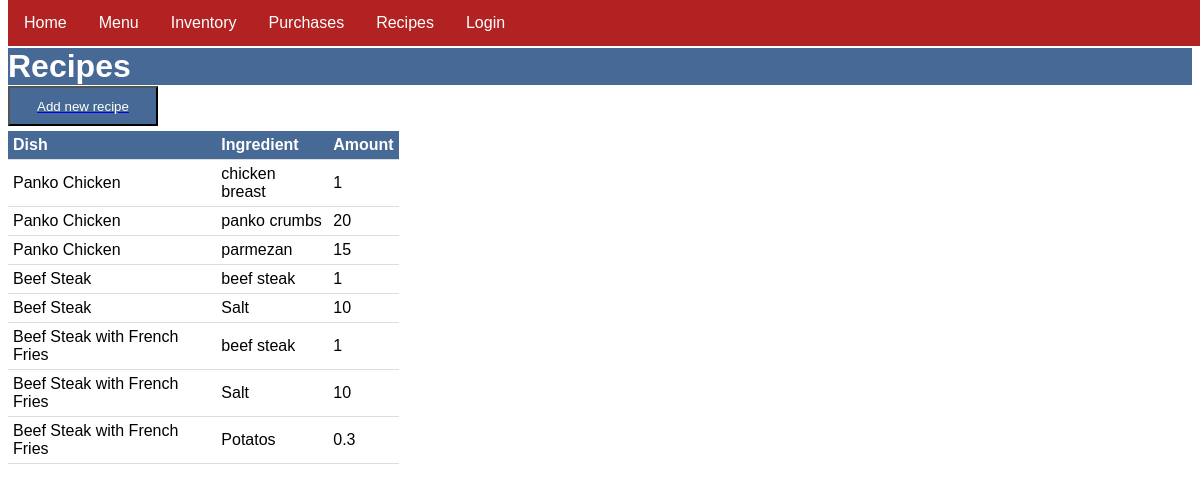
Screenshot of /recipe with the database file from the repository.
### menu/models.py (models this page shows, shortened)
class RecipeRequirements(models.Model):
    menu_item = models.ForeignKey(MenuItem, on_delete=models.CASCADE)
    ingredient = models.ForeignKey(Ingredient, on_delete=models.CASCADE)
    quantity = models.FloatField()

class MenuItem(models.Model):
    title = models.CharField(max_length=200)
    price = models.PositiveIntegerField()
    def __str__(self):
        return self.title

class Ingredient(models.Model):
    UNITS = [
        ("gram", "g"),
        ("kilogram", "kg"),
        ("piece", "pcs"),
        ("mililitr", "ml"),
        ("litre", "l"),
        ("other", "other")
    ]
    name = models.CharField(max_length=200)
    quantity = models.FloatField(null=True)
    unit = models.CharField(max_length=10, choices=UNITS, default="other")
    unit_price = models.FloatField(null=True)
    def __str__(self):
        return self.name

### menu/views.py (the view)
# urls.py: path("recipe", views.RecipeList.as_view(), name="recipe"),
class RecipeList(ListView):
    template_name = "menu/recipe_list.html"
    model = RecipeRequirements

### menu/templates/menu/recipe_list.html
{% extends 'menu/base.html' %}
{% block content %}
<h1>Recipes</h1>
<a href="{% url 'new_recipe' %}"><button class="btn">Add new recipe</button></a>
<table class="recipes">
    <tr>
        <th>Dish</th>
        <th>Ingredient</th>
        <th>Amount</th>
    </tr>
    <tr>
        {% for item in reciperequirements_list %}
    </tr>
    <tr>
        <td> {{ item.menu_item }} </td>
        <td> {{ item.ingredient }} </td>
        <td> {{ item.quantity }} </td>
        {% endfor %}
    </tr>
</table>
{% endblock %}

### menu/static/menu/style.css (style rules this page uses)
* { font-family: Helvetica, sans-serif; }
h1 { background-color: #466995; color: white; position: relative; top: 40px; }
th, td { border-bottom: 1px solid #ddd; padding: 5px; text-align: left; }
td { color: black; z-index: 1 position: relative; }
th { background-color: #466995; color: white; position: relative; }
table { border-collapse: collapse; width: 33%; background-color: white position: relative; top: 200px; }
.recipes { position: relative; top: 25px; }
.btn { background-color: #466995; color: white; height: 40px; width: 150px; position: relative; top: 20px; display: block; }

### rows the page displays
RecipeRequirements: menu_item "Panko Chicken", ingredient "chicken breast", quantity "1"
RecipeRequirements: menu_item "Panko Chicken", ingredient "panko crumbs", quantity "20"
RecipeRequirements: menu_item "Panko Chicken", ingredient "parmezan", quantity "15"
RecipeRequirements: menu_item "Beef Steak", ingredient "beef steak", quantity "1"
RecipeRequirements: menu_item "Beef Steak", ingredient "Salt", quantity "10"
RecipeRequirements: menu_item "Beef Steak with French Fries", ingredient "beef steak", quantity "1"
RecipeRequirements: menu_item "Beef Steak with French Fries", ingredient "Salt", quantity "10"
RecipeRequirements: menu_item "Beef Steak with French Fries", ingredient "Potatos", quantity "0.3"
